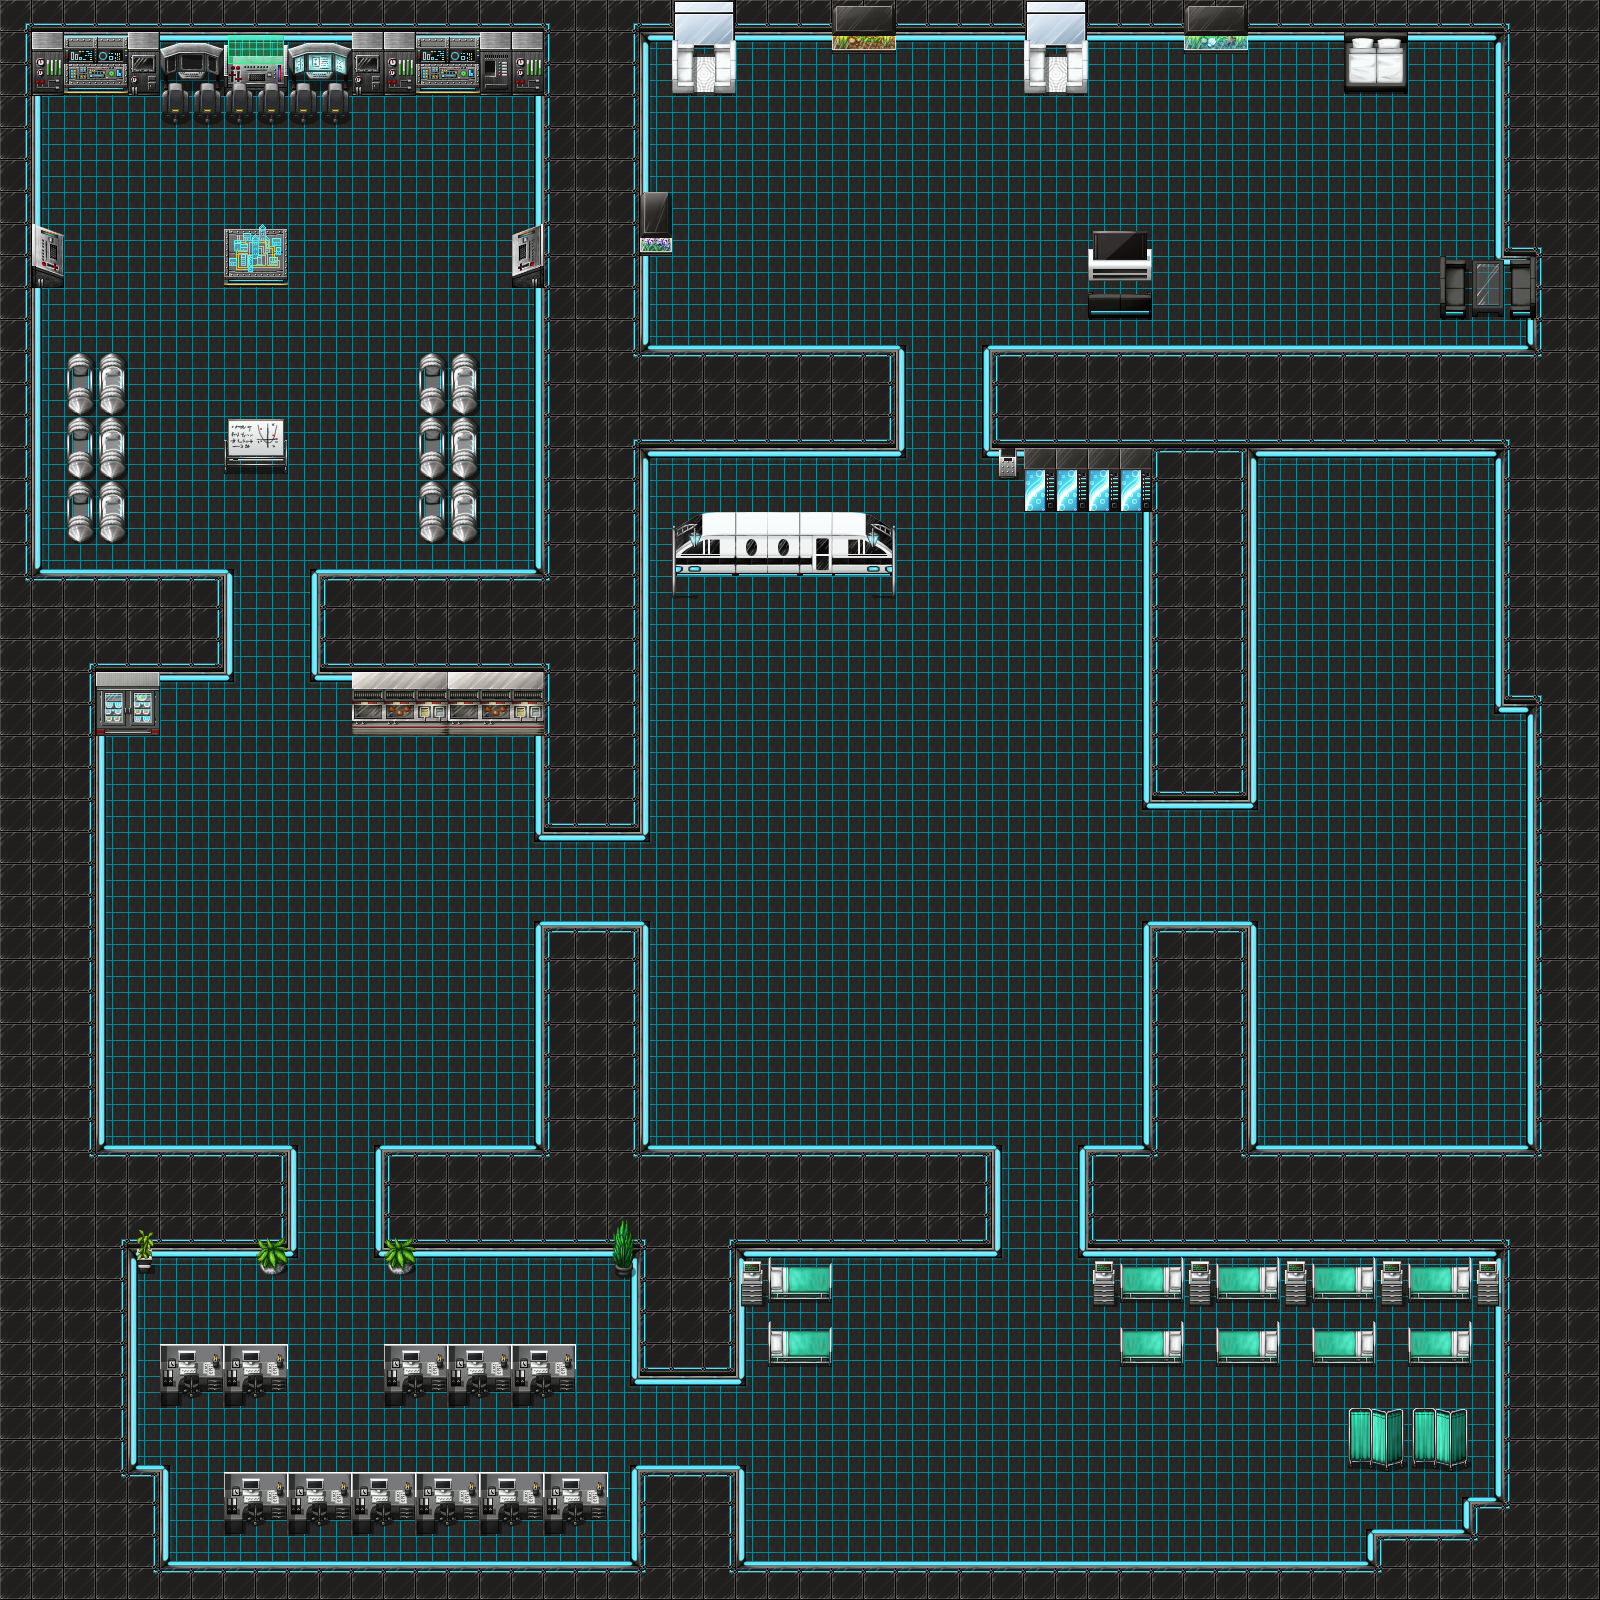

Rendered tile map (Tiled .tmx) drawn with the repository's tilesets; below, a short description and the map source with its tile grids summarised:
An orthogonal 50x50 tile map with 32x32 px tiles, 3 tile layers (Capa 1, Capa 2, Capa 3), 5 tilesets.

<map version="1.0" orientation="orthogonal" width="50" height="50" tilewidth="32" tileheight="32">
 <properties>
  <property name="tileOriginX" value="25" />
  <property name="tileOriginY" value="18" />
 </properties>
 <tileset firstgid="1" name="TileA" tilewidth="32" tileheight="32">
  <image source="TileA.png" width="512" height="256" />
  <terraintypes>
   <terrain name="Futurista1" tile="-1" />
   <terrain name="Futurista2" tile="-1" />
  </terraintypes>
  <tile id="0" terrain="0,0,0,0">
   <properties>
    <property name="traspasable" value="1" />
   </properties>
  </tile>
  <tile id="1" terrain=",0,0,0" />
  <tile id="2" terrain="0,,0,0" />
  <tile id="4" terrain="0,0,0," />
  <tile id="8" terrain="1,1,1,1">
   <properties>
    <property name="traspasable" value="1" />
   </properties>
  </tile>
  <tile id="9" terrain=",1,1,1" />
  <tile id="10" terrain="1,,1,1" />
  <tile id="12" terrain="1,1,1," />
  <tile id="16" terrain="0,0,,0" />
  <tile id="24" terrain="1,1,,1" />
  <tile id="32" terrain=",0,,0" />
  <tile id="36" terrain=",,0,0" />
  <tile id="40" terrain=",1,,1" />
  <tile id="44" terrain=",,1,1" />
  <tile id="48" terrain="0,,0," />
  <tile id="52" terrain="0,0,," />
  <tile id="56" terrain="1,,1," />
  <tile id="60" terrain="1,1,," />
  <tile id="66" terrain=",,,0" />
  <tile id="68" terrain=",,0," />
  <tile id="70" terrain="0,,," />
  <tile id="74" terrain=",,,1" />
  <tile id="76" terrain=",,1," />
  <tile id="78" terrain="1,,," />
  <tile id="80" terrain=",0,," />
  <tile id="88" terrain=",1,," />
 </tileset>
 <tileset firstgid="129" name="TileB" tilewidth="32" tileheight="32">
  <image source="TileB.png" width="512" height="512" />
 </tileset>
 <tileset firstgid="385" name="TileC" tilewidth="32" tileheight="32">
  <image source="TileC.png" width="512" height="512" />
 </tileset>
 <tileset firstgid="641" name="TileD" tilewidth="32" tileheight="32">
  <image source="TileD.png" width="512" height="512" />
 </tileset>
 <tileset firstgid="897" name="TileE" tilewidth="32" tileheight="32">
  <image source="TileE.png" width="512" height="512" />
 </tileset>
 <layer name="Capa 1" width="50" height="50">
  <data>[2500 cells, 2500 non-empty, 26 distinct tile ids]</data>
 </layer>
 <layer name="Capa 2" width="50" height="50">
  <data>[2500 cells, 145 non-empty, 85 distinct tile ids]</data>
 </layer>
 <layer name="Capa 3" width="50" height="50">
  <data>[2500 cells, 132 non-empty, 46 distinct tile ids]</data>
 </layer>
</map>
